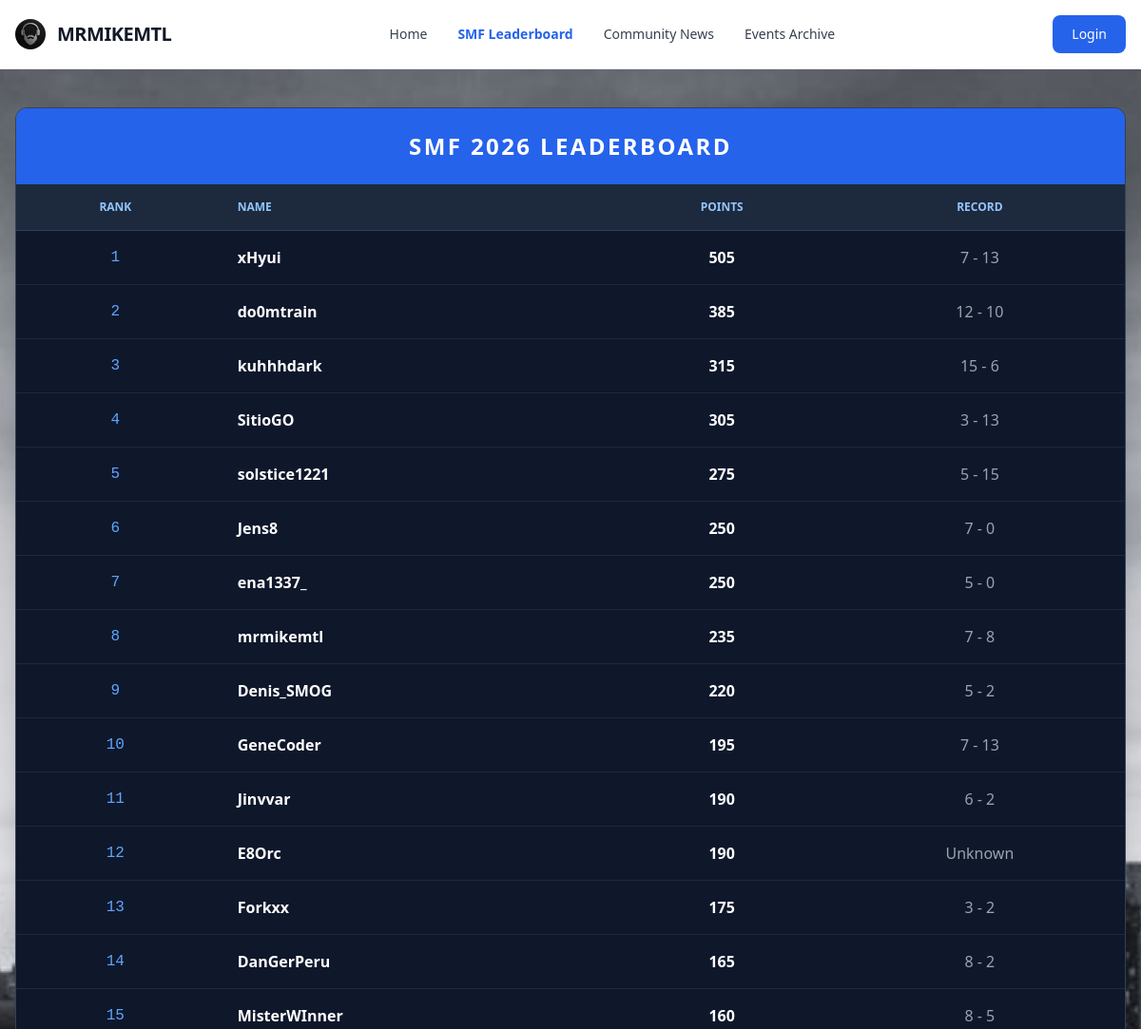
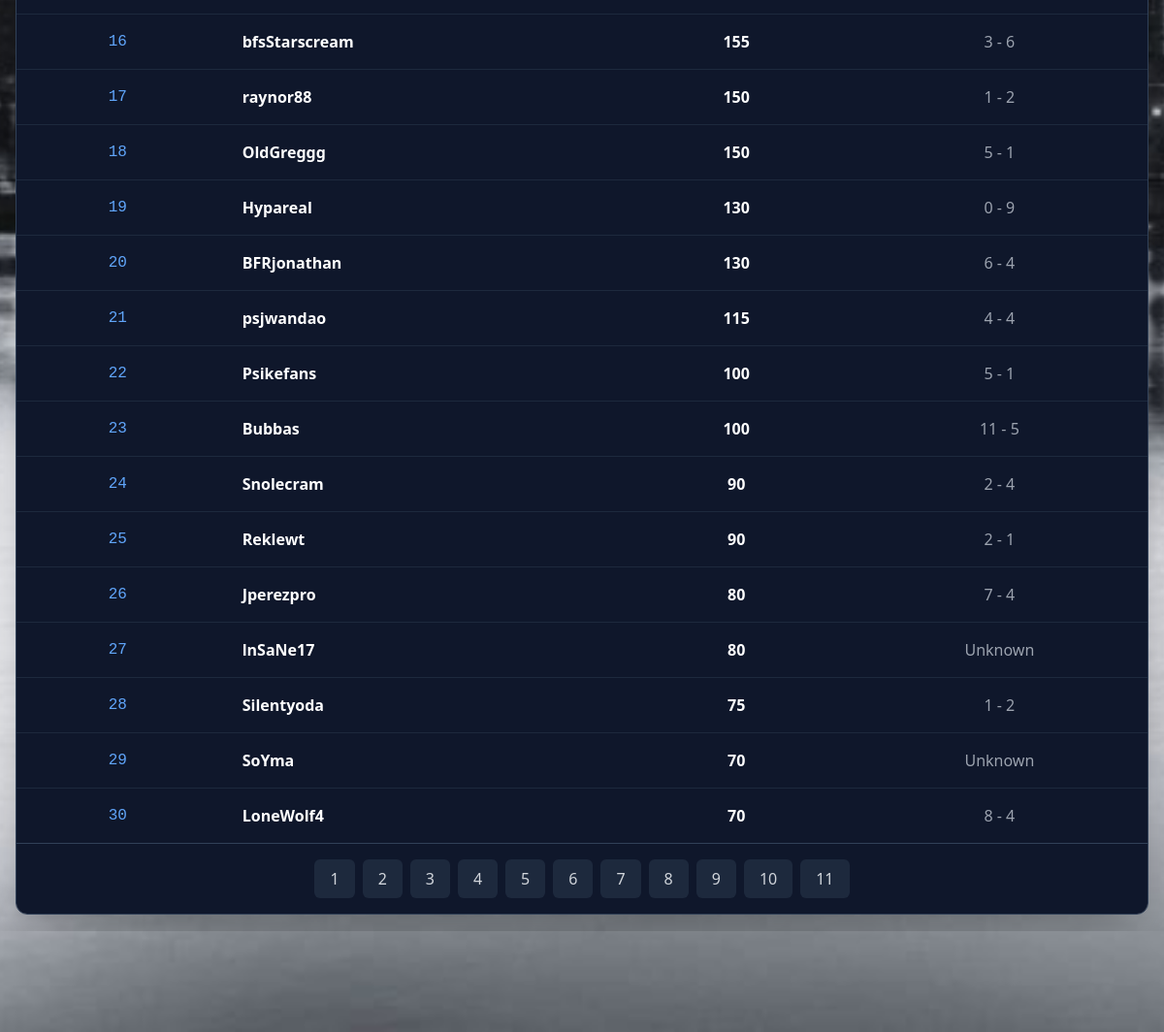
The app's page /leaderboard with its own data (2 pictures, top to bottom).
### tables this page shows
CREATE TABLE participants2026 (id INTEGER PRIMARY KEY, name varchar(255), total_points INTEGER, user_id INTEGER);

### web/app.py (the view)
@app.route("/leaderboard")
def leaderboard():
    raw_data = dbsession.exec_driver_sql("SELECT name, total_points, user_id from participants2026 ORDER BY total_points desc;").all()
    data = []
    page_size = 30
    total = len(raw_data)
    total_pages = max(1, round(total / page_size))
    page = request.args.get("page", type=int) or 1
    starting_spot = (page - 1) * page_size + 1
    i = 1
    for record in raw_data:
        if i >= starting_spot and len(data) < page_size:
            if record is not None:
                if record.user_id is not None:
                    db_data_1 = dbsession.exec_driver_sql(f"SELECT participant_1_points, participant_2_points FROM tournament_matches2026 WHERE participant_1_id = {record.user_id};").all()
                    db_data_2 = dbsession.exec_driver_sql(f"SELECT participant_1_points, participant_2_points FROM tournament_matches2026 WHERE participant_2_id = {record.user_id};").all()
                    wins, losses = 0, 0
                    for w in db_data_1:
                        wins += w.participant_1_points
                        losses += w.participant_2_points
                    for n in db_data_2:
                        wins += n.participant_2_points
                        losses += n.participant_1_points
                    data.append({
                        "rank": i,
                        "name": record.name,
                        "total_points": record.total_points,
                        "record": f"{wins} - {losses}"
                    })
                else:
                    data.append({
                        "rank": i,
                        "name": record.name,
                        "total_points": record.total_points,
                        "record": "Unknown"
                    })
        i += 1
    pages = list(range(1, total_pages + 1))
    return render_template("leaderboard.html", data=data, pages=pages)

### web/templates/leaderboard.html
{% extends "base.html" %}
{% block content %}
<div class="overflow-x-auto shadow-2xl rounded-xl border border-slate-700">
    <table class="w-full text-left text-white bg-slate-900">
        <caption class="p-6 text-2xl font-extrabold text-center bg-blue-600 uppercase tracking-widest">
            SMF 2026 Leaderboard
        </caption>
        <thead class="text-xs text-blue-300 uppercase bg-slate-800">
            <tr>
                <th class="px-6 py-4 border-b border-slate-700 text-center">Rank</th>
                <th class="px-6 py-4 border-b border-slate-700">Name</th>
                <th class="px-6 py-4 border-b border-slate-700 text-center">Points</th>
                <th class="px-6 py-4 border-b border-slate-700 text-center">Record</th>
            </tr>
        </thead>
        <tbody class="divide-y divide-slate-800">
            {% for row in data %}
            <tr class="hover:bg-blue-900/20 transition-colors duration-200">
                <td class="px-6 py-4 text-center font-mono text-blue-400">{{ row.rank }}</td>
                <td class="px-6 py-4 font-semibold">{{ row.name }}</td>
                <td class="px-6 py-4 text-center font-bold">{{ row.total_points }}</td>
                <td class="px-6 py-4 text-center text-gray-400">{{ row.record }}</td>
            </tr>
            {% endfor %}
        </tbody>
    </table>
    <div class="flex justify-center items-center bg-slate-900 py-4 gap-2 border-t border-slate-700">
        {% for page in pages %}
            <a href="/leaderboard?page={{ page }}" class="px-4 py-2 rounded-md {% if request.args.get('page') == page|string %}bg-blue-600 text-white{% else %}bg-slate-800 text-gray-300 hover:bg-slate-700{% endif %} transition-all">
                {{ page }}
            </a>
        {% endfor %}
    </div>
</div>
{% endblock %}

### records on screen
participants2026: rank "1", name "xHyui", total_points "505", record "7 - 13"
participants2026: rank "2", name "do0mtrain", total_points "385", record "12 - 10"
participants2026: rank "3", name "kuhhhdark", total_points "315", record "15 - 6"
participants2026: rank "4", name "SitioGO", total_points "305", record "3 - 13"
participants2026: rank "5", name "solstice1221", total_points "275", record "5 - 15"
participants2026: rank "6", name "Jens8", total_points "250", record "7 - 0"
participants2026: rank "7", name "ena1337_", total_points "250", record "5 - 0"
participants2026: rank "8", name "mrmikemtl", total_points "235", record "7 - 8"
participants2026: rank "9", name "Denis_SMOG", total_points "220", record "5 - 2"
participants2026: rank "10", name "GeneCoder", total_points "195", record "7 - 13"
participants2026: rank "11", name "Jinvvar", total_points "190", record "6 - 2"
participants2026: rank "12", name "E8Orc", total_points "190", record "Unknown"
participants2026: rank "13", name "Forkxx", total_points "175", record "3 - 2"
participants2026: rank "14", name "DanGerPeru", total_points "165", record "8 - 2"
participants2026: rank "15", name "MisterWInner", total_points "160", record "8 - 5"
participants2026: rank "16", name "bfsStarscream", total_points "155", record "3 - 6"
participants2026: rank "17", name "raynor88", total_points "150", record "1 - 2"
participants2026: rank "18", name "OldGreggg", total_points "150", record "5 - 1"
participants2026: rank "19", name "Hypareal", total_points "130", record "0 - 9"
participants2026: rank "20", name "BFRjonathan", total_points "130", record "6 - 4"
participants2026: rank "21", name "psjwandao", total_points "115", record "4 - 4"
participants2026: rank "22", name "Psikefans", total_points "100", record "5 - 1"
participants2026: rank "23", name "Bubbas", total_points "100", record "11 - 5"
participants2026: rank "24", name "Snolecram", total_points "90", record "2 - 4"
participants2026: rank "25", name "Reklewt", total_points "90", record "2 - 1"
participants2026: rank "26", name "Jperezpro", total_points "80", record "7 - 4"
participants2026: rank "27", name "lnSaNe17", total_points "80", record "Unknown"
participants2026: rank "28", name "Silentyoda", total_points "75", record "1 - 2"
participants2026: rank "29", name "SoYma", total_points "70", record "Unknown"
participants2026: rank "30", name "LoneWolf4", total_points "70", record "8 - 4"

### other values on screen
{{ page }} "1" "2" "3" "4" "5" "6" "7" "8" "9" "10" "11"
